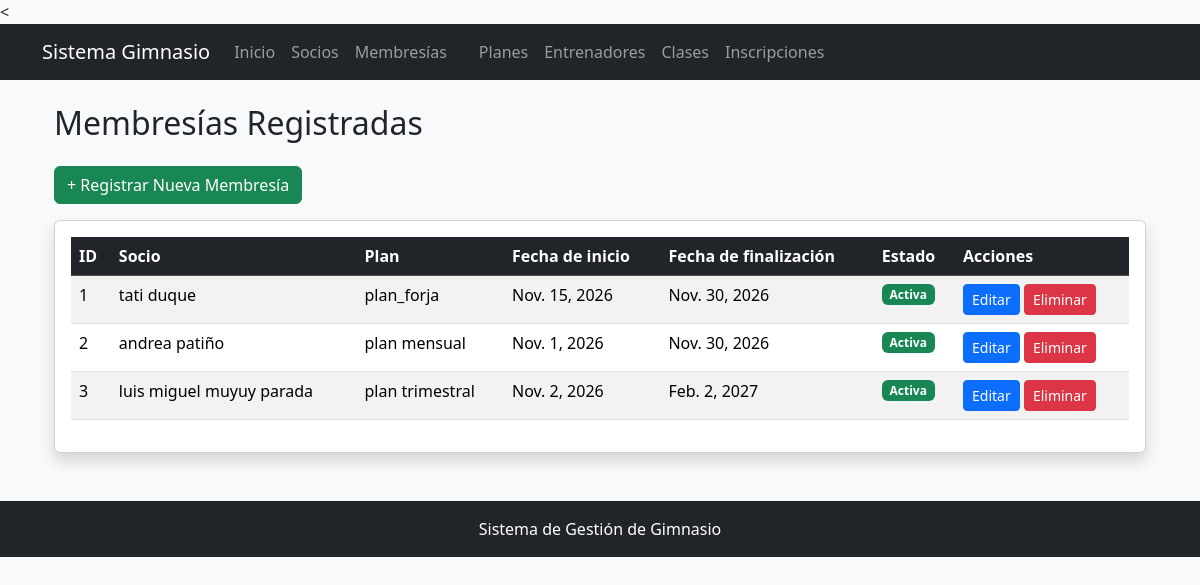
The page /membresias/ on the database as committed earlier.
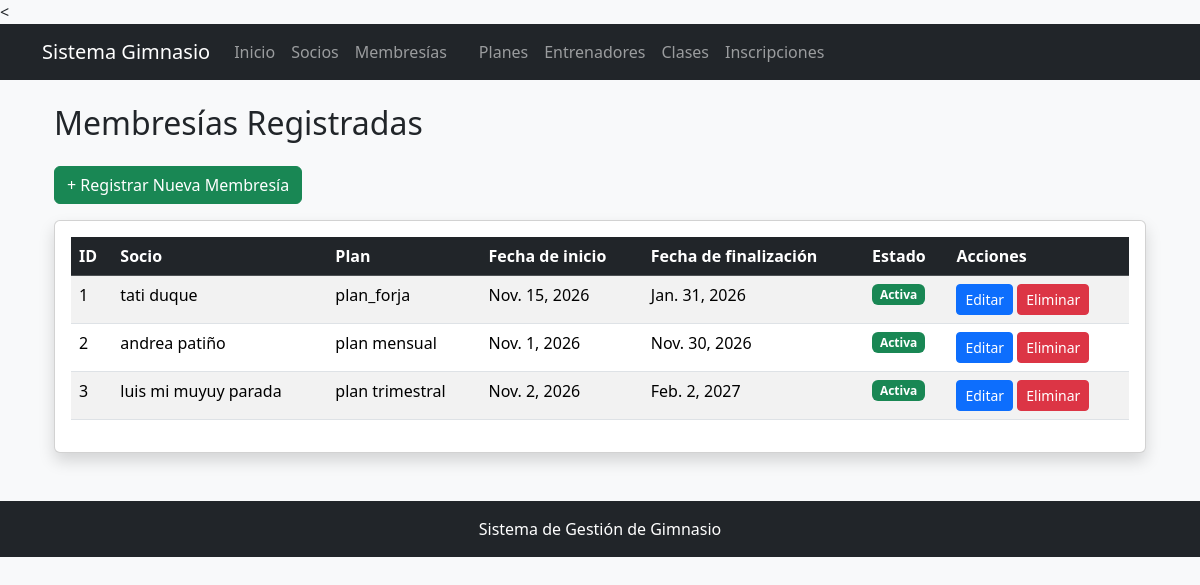
The same page on the database as committed later.
### membresias/models.py (models this page shows, shortened)
class Membresia(models.Model):
    id_membresia = models.AutoField(primary_key=True)
    socio = models.ForeignKey(Socio, on_delete=models.CASCADE)
    plan = models.ForeignKey(Plan, on_delete=models.CASCADE)
    fecha_inicio = models.DateField()
    fecha_fin = models.DateField()
    activa = models.BooleanField(default=True)

### socios/models.py (models this page shows, shortened)
class Socio(models.Model):
    id_socio = models.AutoField(primary_key=True)
    documento = models.CharField(max_length=20, unique=True)
    nombres = models.CharField(max_length=100)
    apellidos = models.CharField(max_length=100)
    telefono = models.CharField(max_length=20)
    correo = models.EmailField(unique=True)
    fecha_registro = models.DateField(auto_now_add=True)
    activo = models.BooleanField(default=True)

### plan/models.py (models this page shows, shortened)
class Plan(models.Model):
    id_plan = models.AutoField(primary_key=True)
    nombre_plan = models.CharField(max_length=100)
    descripcion = models.TextField()
    precio = models.DecimalField(max_digits=10, decimal_places=2)
    duracion_dias = models.PositiveIntegerField()
    activo = models.BooleanField(default=True)

### membresias/views.py (the view)
# urls.py: path('', views.lista_membresias, name='lista_membresias'),
def lista_membresias(request):
    membresias = Membresia.objects.all()
    return render(request, 'membresias/lista.html', {
        'membresias': membresias
    })

### templates/membresias/lista.html (shortened to what this page needs)
{% extends 'gimnasio/base.html' %}
{% block content %}
<div class="container mt-4">
    <h2 class="mb-4">Membresías Registradas</h2>
    <a href="{% url 'membresias:crear_membresia' %}"
       class="btn btn-success mb-3">
        + Registrar Nueva Membresía
    </a>
    <div class="card shadow">
        <div class="card-body">
            <table class="table table-striped table-hover">
                <thead class="table-dark">
                    <tr>
                        <th>ID</th>
                        <th>Socio</th>
                        <th>Plan</th>
                        <th>Fecha de inicio</th>
                        <th>Fecha de finalización</th>
                        <th>Estado</th>
                        <th>Acciones</th>
                    </tr>
                </thead>
                <tbody>
                    {% for membresia in membresias %}
                    <tr>
                        <td>{{ membresia.id_membresia }}</td>
                        <td>{{ membresia.socio.nombres }} {{ membresia.socio.apellidos }}</td>
                        <td>{{ membresia.plan.nombre_plan }}</td>
                        <td>{{ membresia.fecha_inicio }}</td>
                        <td>{{ membresia.fecha_fin }}</td>
                        <td>
                            {% if membresia.activa %}
                                <span class="badge bg-success">Activa</span>
                            {% else %}
                                <span class="badge bg-danger">Inactiva</span>
                            {% endif %}
                        </td>
                        <td>
                            <a href="{% url 'membresias:editar_membresia' membresia.id_membresia %}"
                               class="btn btn-primary btn-sm">
                                Editar
                            </a>
                            <a href="{% url 'membresias:eliminar_membresia' membresia.id_membresia %}"
                               class="btn btn-danger btn-sm">
                                Eliminar
                            </a>
                        </td>
                    </tr>
                    {% empty %}
                    <tr>
                        <td colspan="7" class="text-center">
                            No hay membresías registradas.
                        </td>
                    </tr>
                    {% endfor %}
                </tbody>
            </table>
        </div>
    </div>
</div>
{% endblock %}

Rows that differ between the two databases and show on the page:
changed Membresia "tati": fecha_fin "Nov. 30, 2026" → "Jan. 31, 2026"
changed through a linked row, Membresia "muyuy parada": socio.nombres "luis miguel" → "luis mi"
